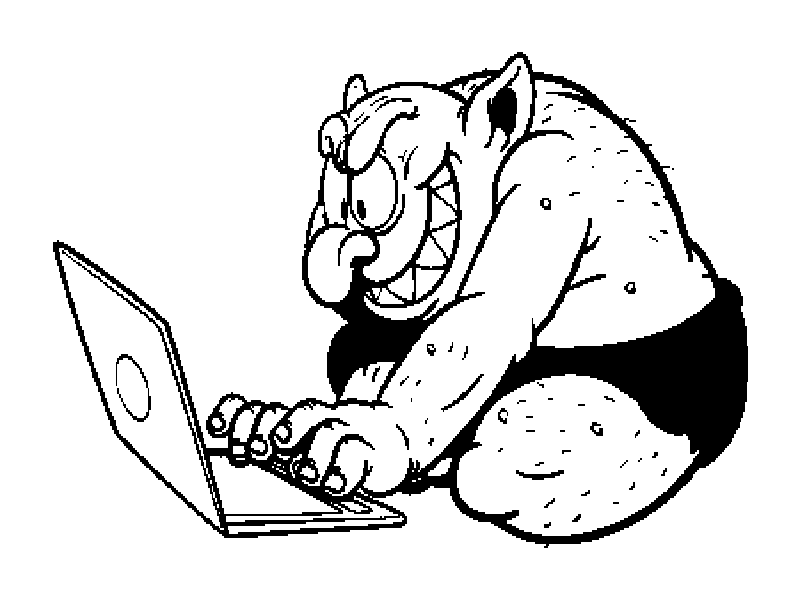

The Python source for this figure:
import subprocess
from PIL import Image
import logging
import configparser
import shutil

logging.basicConfig(level=logging.INFO, format='%(asctime)s %(levelname)s (%(name)s): %(message)s')
logger = logging.getLogger(__name__)

def _image_processing(image_path):
    logger.info("Convert Image to grayscale")
    img = Image.open(image_path).convert('L').resize((800, 600))
    img = img.point(lambda x: 0 if x<128 else 255)
    img.save(image_path)
    
# install snapshot tool for websites:
# sudo apt install wkhtmltopdf
# test in console with the following
# wkhtmltoimage --height 1200 --width 800 google.com out.png
# hint all fonts need to be converted to base64 and shall be available for true_font and woff
# transfonter.org for help converting it
def snap(address, parameter, height, width, out_path, processing=True):
    for key, value in parameter.items():
        address += "?{}={}".format(key, value)
    logger.info("Address: " + address)
    
    logger.info("Create snapshot with wkhtmltoimage")
    program = "wkhtmltoimage"
    args = [program, "--height", str(height), "--width", str(width), address, out_path]
    try: 
        subprocess.call(args)
    except FileNotFoundError:
        logger.error("wkhtmltoimage not found")
        shutil.copyfile('fallback.jpg', out_path)
    
    if processing:
        _image_processing(out_path)
        

if __name__ == '__main__':
    image_path = "snapshot.png"
    cfg = configparser.ConfigParser()
    cfg.read('../apps/weather-forecast/config.cfg')
    snap("manuel-jasch.de/weather-forecast/weather.php", cfg['parameter'], 600, 800, image_path)

